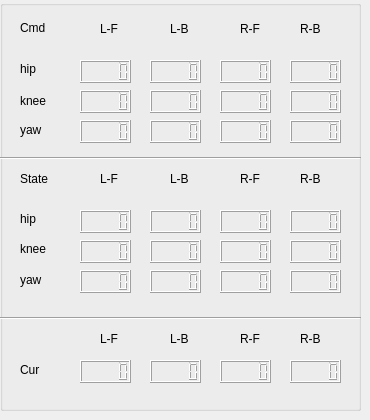
   <widget class="QWidget" name="tab_4">
    <attribute name="title">
     <string>Position</string>
    </attribute>
    <widget class="QGroupBox" name="groupBox_2">
     <property name="geometry">
      <rect>
       <x>0</x>
       <y>0</y>
       <width>361</width>
       <height>411</height>
      </rect>
     </property>
     <property name="title">
      <string/>
     </property>
     <widget class="QLabel" name="qlabel_lf_pos">
      <property name="geometry">
       <rect>
        <x>100</x>
        <y>20</y>
        <width>31</width>
        <height>17</height>
       </rect>
      </property>
      <property name="text">
       <string>L-F</string>
      </property>
     </widget>
     <widget class="QLabel" name="qlabel_lb_pos">
      <property name="geometry">
       <rect>
        <x>170</x>
        <y>20</y>
        <width>41</width>
        <height>17</height>
       </rect>
      </property>
      <property name="text">
       <string>L-B</string>
      </property>
     </widget>
     <widget class="QLabel" name="qlabel_rf_pos">
      <property name="geometry">
       <rect>
        <x>240</x>
        <y>20</y>
        <width>31</width>
        <height>17</height>
       </rect>
      </property>
      <property name="text">
       <string>R-F</string>
      </property>
     </widget>
     <widget class="QLabel" name="qlabel_rb_pos">
      <property name="geometry">
       <rect>
        <x>300</x>
        <y>20</y>
        <width>31</width>
        <height>17</height>
       </rect>
      </property>
      <property name="text">
       <string>R-B</string>
      </property>
     </widget>
     <widget class="QLabel" name="qlabel_lfh_pos">
      <property name="geometry">
       <rect>
        <x>20</x>
        <y>60</y>
        <width>31</width>
        <height>17</height>
       </rect>
      </property>
      <property name="text">
       <string>hip</string>
      </property>
     </widget>
     <widget class="QLabel" name="qlabel_rbh_pos">
      <property name="geometry">
       <rect>
        <x>20</x>
        <y>210</y>
        <width>31</width>
        <height>17</height>
       </rect>
      </property>
      <property name="text">
       <string>hip</string>
      </property>
     </widget>
     <widget class="QLabel" name="qlabel_lfk_pos">
      <property name="geometry">
       <rect>
        <x>20</x>
        <y>90</y>
        <width>41</width>
        <height>21</height>
       </rect>
      </property>
      <property name="text">
       <string>knee</string>
      </property>
     </widget>
     <widget class="QLabel" name="qlabel_rbk_pos">
      <property name="geometry">
       <rect>
        <x>20</x>
        <y>240</y>
        <width>41</width>
        <height>17</height>
       </rect>
      </property>
      <property name="text">
       <string>knee</string>
      </property>
     </widget>
     <widget class="QLabel" name="qlabel_motor_pos">
      <property name="geometry">
       <rect>
        <x>20</x>
        <y>20</y>
        <width>51</width>
        <height>16</height>
       </rect>
      </property>
      <property name="text">
       <string>Cmd</string>
      </property>
     </widget>
     <widget class="QLabel" name="qlabel_encorder_pos">
      <property name="geometry">
       <rect>
        <x>20</x>
        <y>170</y>
        <width>61</width>
        <height>17</height>
       </rect>
      </property>
      <property name="text">
       <string>State</string>
      </property>
     </widget>
     <widget class="QLCDNumber" name="lcdNumber_lfhm_pos">
      <property name="geometry">
       <rect>
        <x>80</x>
        <y>60</y>
        <width>51</width>
        <height>23</height>
       </rect>
      </property>
     </widget>
     <widget class="QLCDNumber" name="lcdNumber_lfkm_pos">
      <property name="geometry">
       <rect>
        <x>80</x>
        <y>90</y>
        <width>51</width>
        <height>23</height>
       </rect>
      </property>
     </widget>
     <widget class="QLCDNumber" name="lcdNumber_lbhm_pos">
      <property name="geometry">
       <rect>
        <x>150</x>
        <y>60</y>
        <width>51</width>
        <height>23</height>
       </rect>
      </property>
     </widget>
     <widget class="QLCDNumber" name="lcdNumber_lbkm_pos">
      <property name="geometry">
       <rect>
        <x>150</x>
        <y>90</y>
        <width>51</width>
        <height>23</height>
       </rect>
      </property>
     </widget>
     <widget class="QLCDNumber" name="lcdNumber_rfhm_pos">
      <property name="geometry">
       <rect>
        <x>220</x>
        <y>60</y>
        <width>51</width>
        <height>23</height>
       </rect>
      </property>
     </widget>
     <widget class="QLCDNumber" name="lcdNumber_rfkm_pos">
      <property name="geometry">
       <rect>
        <x>220</x>
        <y>90</y>
        <width>51</width>
        <height>23</height>
       </rect>
      </property>
     </widget>
     <widget class="QLCDNumber" name="lcdNumber_rbhm_pos">
      <property name="geometry">
       <rect>
        <x>290</x>
        <y>60</y>
        <width>51</width>
        <height>23</height>
       </rect>
      </property>
     </widget>
     <widget class="QLCDNumber" name="lcdNumber_rbkm_pos">
      <property name="geometry">
       <rect>
        <x>290</x>
        <y>90</y>
        <width>51</width>
        <height>23</height>
       </rect>
      </property>
     </widget>
     <widget class="QLCDNumber" name="lcdNumber_lfhe_pos">
      <property name="geometry">
       <rect>
        <x>80</x>
        <y>210</y>
        <width>51</width>
        <height>23</height>
       </rect>
      </property>
     </widget>
     <widget class="QLCDNumber" name="lcdNumber_lfke_pos">
      <property name="geometry">
       <rect>
        <x>80</x>
        <y>240</y>
        <width>51</width>
        <height>23</height>
       </rect>
      </property>
     </widget>
     <widget class="QLCDNumber" name="lcdNumber_lbhe_pos">
      <property name="geometry">
       <rect>
        <x>150</x>
        <y>210</y>
        <width>51</width>
        <height>23</height>
       </rect>
      </property>
     </widget>
     <widget class="QLCDNumber" name="lcdNumber_lbke_pos">
      <property name="geometry">
       <rect>
        <x>150</x>
        <y>240</y>
        <width>51</width>
        <height>23</height>
       </rect>
      </property>
     </widget>
     <widget class="QLCDNumber" name="lcdNumber_rfhe_pos">
      <property name="geometry">
       <rect>
        <x>220</x>
        <y>210</y>
        <width>51</width>
        <height>23</height>
       </rect>
      </property>
     </widget>
     <widget class="QLCDNumber" name="lcdNumber_rfke_pos">
      <property name="geometry">
       <rect>
        <x>220</x>
        <y>240</y>
        <width>51</width>
        <height>23</height>
       </rect>
      </property>
     </widget>
     <widget class="QLCDNumber" name="lcdNumber_rbhe_pos">
      <property name="geometry">
       <rect>
        <x>290</x>
        <y>210</y>
        <width>51</width>
        <height>23</height>
       </rect>
      </property>
     </widget>
     <widget class="QLCDNumber" name="lcdNumber_rbke_pos">
      <property name="geometry">
       <rect>
        <x>290</x>
        <y>240</y>
        <width>51</width>
        <height>23</height>
       </rect>
      </property>
     </widget>
     <widget class="QLabel" name="label">
      <property name="geometry">
       <rect>
        <x>20</x>
        <y>120</y>
        <width>31</width>
        <height>20</height>
       </rect>
      </property>
      <property name="text">
       <string>yaw</string>
      </property>
     </widget>
     <widget class="QLabel" name="label_2">
      <property name="geometry">
       <rect>
        <x>20</x>
        <y>270</y>
        <width>41</width>
        <height>20</height>
       </rect>
      </property>
      <property name="text">
       <string>yaw</string>
      </property>
     </widget>
     <widget class="QLabel" name="qlabel_lf_pos_2">
      <property name="geometry">
       <rect>
        <x>100</x>
        <y>170</y>
        <width>31</width>
        <height>17</height>
       </rect>
      </property>
      <property name="text">
       <string>L-F</string>
      </property>
     </widget>
     <widget class="QLabel" name="qlabel_lb_pos_2">
      <property name="geometry">
       <rect>
        <x>170</x>
        <y>170</y>
        <width>41</width>
        <height>17</height>
       </rect>
      </property>
      <property name="text">
       <string>L-B</string>
      </property>
     </widget>
     <widget class="QLabel" name="qlabel_rf_pos_2">
      <property name="geometry">
       <rect>
        <x>240</x>
        <y>170</y>
        <width>31</width>
        <height>17</height>
       </rect>
      </property>
      <property name="text">
       <string>R-F</string>
      </property>
     </widget>
     <widget class="QLCDNumber" name="lcdNumber_lfym_pos">
      <property name="geometry">
       <rect>
        <x>80</x>
        <y>120</y>
        <width>51</width>
        <height>23</height>
       </rect>
      </property>
     </widget>
     <widget class="QLCDNumber" name="lcdNumber_lbym_pos">
      <property name="geometry">
       <rect>
        <x>150</x>
        <y>120</y>
        <width>51</width>
        <height>23</height>
       </rect>
      </property>
     </widget>
     <widget class="QLCDNumber" name="lcdNumber_rfym_pos">
      <property name="geometry">
       <rect>
        <x>220</x>
        <y>120</y>
        <width>51</width>
        <height>23</height>
       </rect>
      </property>
     </widget>
     <widget class="QLCDNumber" name="lcdNumber_rbym_pos">
      <property name="geometry">
       <rect>
        <x>290</x>
        <y>120</y>
        <width>51</width>
        <height>23</height>
       </rect>
      </property>
     </widget>
     <widget class="QLabel" name="qlabel_rb_pos_2">
      <property name="geometry">
       <rect>
        <x>300</x>
        <y>170</y>
        <width>31</width>
        <height>17</height>
       </rect>
      </property>
      <property name="text">
       <string>R-B</string>
      </property>
     </widget>
     <widget class="QLCDNumber" name="lcdNumber_lfye_pos">
      <property name="geometry">
       <rect>
        <x>80</x>
        <y>270</y>
        <width>51</width>
        <height>23</height>
       </rect>
      </property>
     </widget>
     <widget class="QLCDNumber" name="lcdNumber_lbye_pos">
      <property name="geometry">
       <rect>
        <x>150</x>
        <y>270</y>
        <width>51</width>
        <height>23</height>
       </rect>
      </property>
     </widget>
     <widget class="QLCDNumber" name="lcdNumber_rfye_pos">
      <property name="geometry">
       <rect>
        <x>220</x>
        <y>270</y>
        <width>51</width>
        <height>23</height>
       </rect>
      </property>
     </widget>
     <widget class="QLCDNumber" name="lcdNumber_rbye_pos">
      <property name="geometry">
       <rect>
        <x>290</x>
        <y>270</y>
        <width>51</width>
        <height>23</height>
       </rect>
      </property>
     </widget>
     <widget class="Line" name="line">
      <property name="geometry">
       <rect>
        <x>0</x>
        <y>150</y>
        <width>361</width>
        <height>16</height>
       </rect>
      </property>
      <property name="orientation">
       <enum>Qt::Horizontal</enum>
      </property>
     </widget>
     <widget class="Line" name="line_2">
      <property name="geometry">
       <rect>
        <x>0</x>
        <y>310</y>
        <width>361</width>
        <height>16</height>
       </rect>
      </property>
      <property name="orientation">
       <enum>Qt::Horizontal</enum>
      </property>
     </widget>
     <widget class="QLabel" name="label_3">
      <property name="geometry">
       <rect>
        <x>20</x>
        <y>360</y>
        <width>31</width>
        <height>20</height>
       </rect>
      </property>
      <property name="text">
       <string>Cur</string>
      </property>
     </widget>
     <widget class="QLCDNumber" name="lcdNumber_lf_cur">
      <property name="geometry">
       <rect>
        <x>80</x>
        <y>360</y>
        <width>51</width>
        <height>23</height>
       </rect>
      </property>
     </widget>
     <widget class="QLabel" name="qlabel_lf_pos_7">
      <property name="geometry">
       <rect>
        <x>100</x>
        <y>330</y>
        <width>31</width>
        <height>17</height>
       </rect>
      </property>
      <property name="text">
       <string>L-F</string>
      </property>
     </widget>
     <widget class="QLabel" name="qlabel_lb_pos_7">
      <property name="geometry">
       <rect>
        <x>170</x>
        <y>330</y>
        <width>31</width>
        <height>17</height>
       </rect>
      </property>
      <property name="text">
       <string>L-B</string>
      </property>
     </widget>
     <widget class="QLabel" name="qlabel_rf_pos_7">
      <property name="geometry">
       <rect>
        <x>240</x>
        <y>330</y>
        <width>31</width>
        <height>17</height>
       </rect>
      </property>
      <property name="text">
       <string>R-F</string>
      </property>
     </widget>
     <widget class="QLabel" name="qlabel_rb_pos_7">
      <property name="geometry">
       <rect>
        <x>300</x>
        <y>330</y>
        <width>31</width>
        <height>17</height>
       </rect>
      </property>
      <property name="text">
       <string>R-B</string>
      </property>
     </widget>
     <widget class="QLCDNumber" name="lcdNumber_lb_cur">
      <property name="geometry">
       <rect>
        <x>150</x>
        <y>360</y>
        <width>51</width>
        <height>23</height>
       </rect>
      </property>
     </widget>
     <widget class="QLCDNumber" name="lcdNumber_rf_cur">
      <property name="geometry">
       <rect>
        <x>220</x>
        <y>360</y>
        <width>51</width>
        <height>23</height>
       </rect>
      </property>
     </widget>
     <widget class="QLCDNumber" name="lcdNumber_rb_cur">
      <property name="geometry">
       <rect>
        <x>290</x>
        <y>360</y>
        <width>51</width>
        <height>23</height>
       </rect>
      </property>
     </widget>
    </widget>
   </widget>
